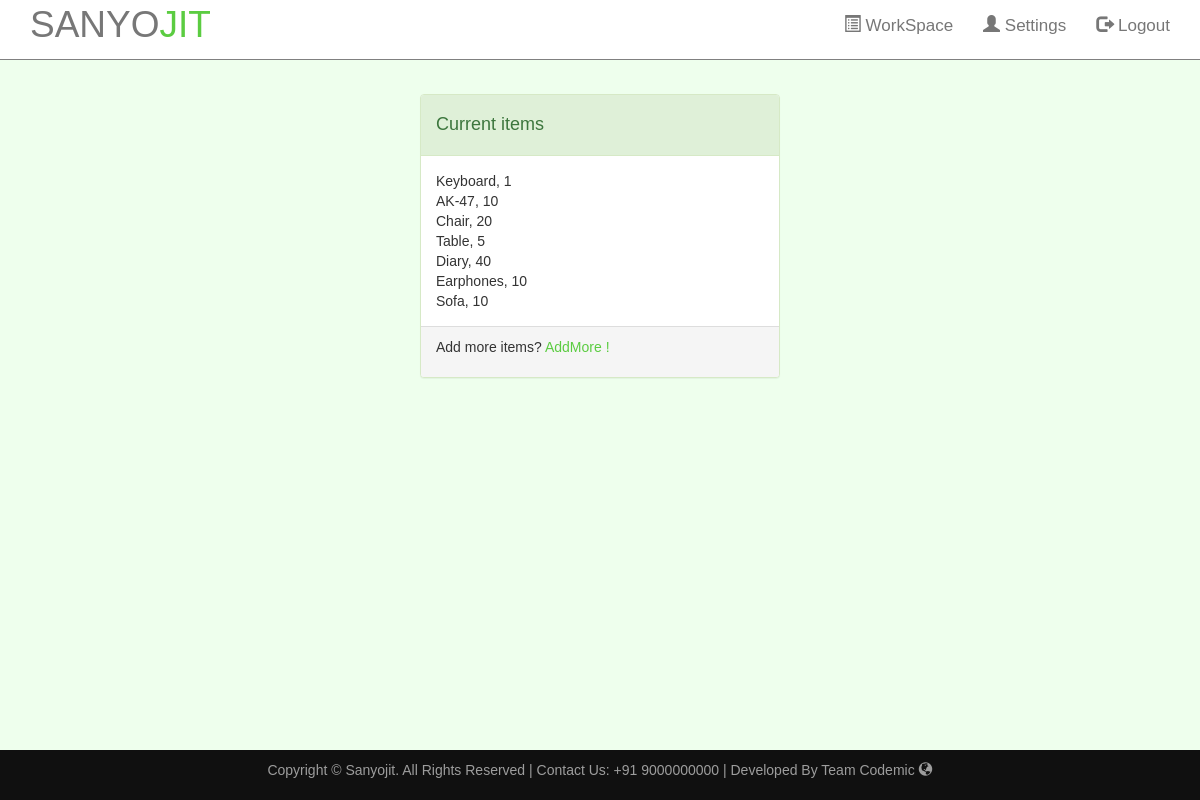
The app's page /list_item/ with its own data.
### Sanyojit/models.py (models this page shows, shortened)
class Stock(models.Model):
	category = models.CharField(max_length=50, blank=False, null=True)
	item_name = models.CharField(max_length=50, blank=True, null=True)
	quantity = models.IntegerField(default='0', blank=True, null=True)
	receive_quantity = models.IntegerField(default='0', blank=True, null=True)
	receive_by = models.CharField(max_length=50, blank=True, null=True)
	issue_quantity = models.IntegerField(default='0', blank=True, null=True)
	issue_by = models.CharField(max_length=50, blank=True, null=True)
	issue_to = models.CharField(max_length=50, blank=True, null=True)
	phone_number = models.CharField(max_length=50, blank=True, null=True)
	created_by = models.CharField(max_length=50, blank=True, null=True)
	reorder_level = models.IntegerField(default='0', blank=True, null=True)
	last_updated = models.DateTimeField(auto_now_add=False, auto_now=True)
	export_to_CSV = models.BooleanField(default=False)

### Sanyojit/views.py (the view)
# urls.py: path('list_item/', views.list_item, name='list_item'),
def list_item(request):
    title = 'List of Items'
    queryset = Stock.objects.all()
    context = {
        "title": title,
        "queryset": queryset,
    }
    return render(request, "list_item.html", context)

### Sanyojit/templates/list_item.html (shortened to what this page needs)
{% load staticfiles %}
<!DOCTYPE html>
<!DOCTYPE html>
<html lang="en">
    <head>
        <link rel="stylesheet" href="https://maxcdn.bootstrapcdn.com/bootstrap/3.3.7/css/bootstrap.min.css">
        <link href="style.css" rel="stylesheet">
    </head>
    <body style="padding-top: 50px;">
        <div class="navbar navbar-default  navbar-fixed-top">
          <div class="container">
            <div class="navbar-header">
              <a class="navbar-brand green" href="index.html">SANYO<font color="#5bcc41">JIT</font></a>
            </div>
        <div class="collapse navbar-collapse" id="myNavbar">
        <ul class="nav navbar-nav navbar-right">
           <li><a href = "workspace.html"><span class = "glyphicon glyphicon-list-alt"></span> WorkSpace </a></li>
           <li><a href = "setting.html"><span class = "glyphicon glyphicon-user"></span> Settings</a></li>
           <li><a href = "#"><span class = "glyphicon glyphicon-log-out"></span> Logout</a></li>
           </ul>
           </div>
           </div>
           </div>
        <div class="container-fluid decor_bg" id="content" style="padding-top: 44px;">
			<div class="col-lg-4 col-lg-offset-4 col-md-6 col-md-offset-3">
				<div class="panel panel-success" >
					   <div class="panel-heading">
						   <h4>Current items</h4>
					   </div>
					  <div class="panel-body">
        {% for instance in queryset %}
	{{instance.item_name}}, {{instance.quantity}}<br>
	{% endfor %}
</div>
<div class="panel-footer">
	 <p>Add more items? <a href="http://127.0.0.1:8000/add_items/"><font color="#5bcc41">AddMore !</font></a></p>
 </div>
</div>
</div>
</div>
<br>
<footer>
<div class="container">
<center>
<p>Copyright &copy; Sanyojit. All Rights Reserved | Contact Us: +91 9000000000 | Developed By Team Codemic <span class="glyphicon glyphicon-globe"></span> </p>
</center>
</div>
</footer>
</body>
</html>

### Sanyojit/static/css/style.css (style rules this page uses)
body, html { width: 100%; height: 100%; }
body { padding-top:100px; background-color: #eeffed; }
body, h1, h2, h3, h4, h5, h6 { font-family: "Arial","sans-serif",Lato; font-weight: 500; }
#content { min-height: 500px; }
.green { color:#5bcc41; }
.navbar-brand { font-size:37px; }
.navbar { height: 60px; border-bottom-style: solid; border-bottom-width: 1px; border-bottom-color: grey; background-color: white; }
.navbar .nav > li { font-size: 17px; }
footer { padding: 10px 0; background-color: #101010; color:#9d9d9d; bottom: 0; width: 100%; position:absolute; left:0; text-align: center; }
* { box-sizing: border-box; }
body { font-family: Verdana, sans-serif; }

### records on screen
Stock: item_name "Keyboard", quantity "1"
Stock: item_name "AK-47", quantity "10"
Stock: item_name "Chair", quantity "20"
Stock: item_name "Table", quantity "5"
Stock: item_name "Diary", quantity "40"
Stock: item_name "Earphones", quantity "10"
Stock: item_name "Sofa", quantity "10"
